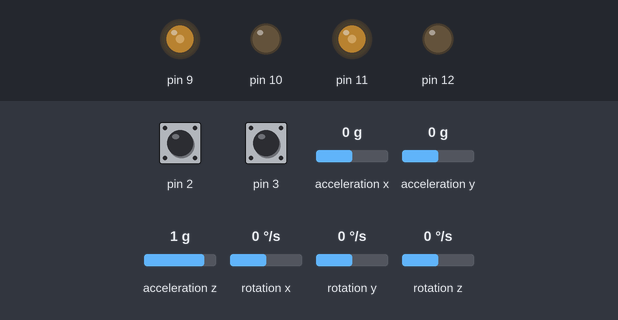
The sketch below on a simulated Arduino Uno, built with avr-gcc and run on an emulated ATmega328P. Parts: output pins drawn as LEDs (lit = HIGH). The inputs (shaded band) are chosen by the test bench; at power-on: rotation z 0 °/s, pin 2 HIGH, pin 3 HIGH, acceleration x 0 g, acceleration y 0 g, acceleration z 1 g, rotation x 0 °/s, rotation y 0 °/s. What the sketch prints to the serial monitor is not drawn.

Above: at 3.2 s.
3.3 s: rotation z set to -100 °/s
At 4.27 s:
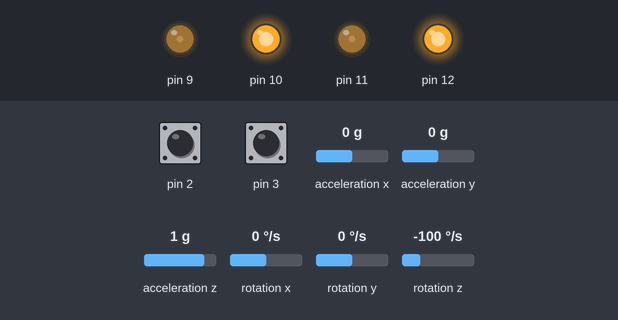
At 4.8 s:
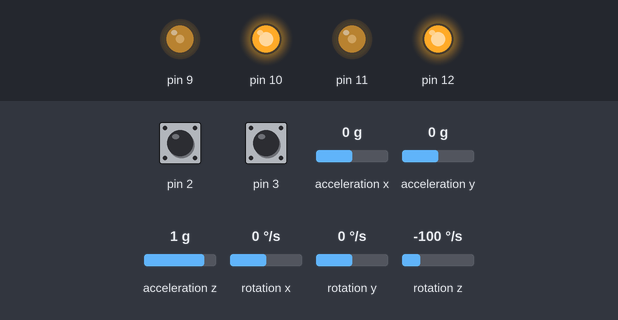
Timing chart, 0 to 6.3 s (numbered marks = the images above; inputs shaded):
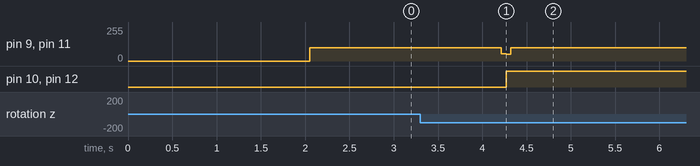

Measured:
- after the input at 3.3 s, pin 9, pin 11: 100/255 → 55/255 after 0.92 s, → 50/255 0.05 s later, → 100/255 0.05 s later; pin 10, pin 12: LOW → HIGH after 0.97 s

The sketch:

Turning.ino
```cpp
#include "DualEncoder.hpp"
#include "EncoderOdometry.hpp"
#include "IMUOdometry.hpp"
#include "Wire.h"
#include <MPU6050_light.h>
#include "Motor.hpp"
#include "PIDController.hpp"

#define MOT1PWM 11
#define MOT1DIR 12
mtrn3100::Motor motor(MOT1PWM,MOT1DIR);

#define MOT2PWM 9
#define MOT2DIR 10
mtrn3100::Motor motor2(MOT2PWM,MOT2DIR);

MPU6050 mpu(Wire);

#define EN_1_A 2 //These are the pins for the PCB encoder
#define EN_1_B 7 //These are the pins for the PCB encoder
#define EN_2_A 3 //These are the pins for the PCB encoder
#define EN_2_B 8 //These are the pins for the PCB encoder

mtrn3100::DualEncoder encoder(EN_1_A, EN_1_B,EN_2_A, EN_2_B);
mtrn3100::EncoderOdometry encoder_odometry(15,99); //TASK1 TODO: IDENTIFY THE WHEEL RADIUS AND AXLE LENGTH 90
mtrn3100::IMUOdometry IMU_odometry;
mtrn3100::PIDController controller(8,0.2,0);
mtrn3100::PIDController controller2(8,0.2,0);
mtrn3100::PIDController IMUController(20,1,0.5);


void setup() {
    Serial.begin(115200);
    Wire.begin();

    //Set up the IMU
    byte status = mpu.begin();
    Serial.print(F("MPU6050 status: "));
    Serial.println(status);
    while(status!=0){ } // stop everything if could not connect to MPU6050

    Serial.println(F("Calculating offsets, do not move MPU6050"));
    delay(1000);
    mpu.calcOffsets(true,true);
    Serial.println("Done!\n");
    controller.zeroAndSetTarget(encoder.getLeftRotation(), 0);
    controller2.zeroAndSetTarget(encoder.getRightRotation(), 0);
    IMUController.zeroAndSetTarget(mpu.getAngleZ(), -90);
}


void loop() {

    delay(50);

    mpu.update();
    IMU_odometry.update(mpu.getAccX(), mpu.getAccY(), mpu.getAngleZ());

    encoder_odometry.update(encoder.getLeftRotation(),encoder.getRightRotation());

    float current_angle= mpu.getAngleZ();
    float pwm_L = IMUController.compute(current_angle);
    if (pwm_L > 100) {
        pwm_L = 100;
    }
        if (pwm_L < -100) {
        pwm_L = -100;
    }
    motor.setPWM(-pwm_L);
    motor2.setPWM(-pwm_L);

    //if (encoder_odometry.AMF() == 1) {
       // delay(5000);
       // IMUController.zeroAndSetTarget(mpu.getAngleZ(), 0);
   // }


}
```

DualEncoder.hpp
```cpp
#pragma once

#include <Arduino.h>

namespace mtrn3100 {


class DualEncoder {
public:
    DualEncoder(uint8_t enc1, uint8_t enc2,uint8_t enc3, uint8_t enc4) : mot1_int(enc1), mot1_dir(enc2), mot2_int(enc3), mot2_dir(enc4) {
        instance = this;  // Store the instance pointer
        pinMode(mot1_int, INPUT_PULLUP);
        pinMode(mot1_dir, INPUT_PULLUP);
        pinMode(mot2_int, INPUT_PULLUP);
        pinMode(mot2_dir, INPUT_PULLUP);

        attachInterrupt(digitalPinToInterrupt(mot1_int), DualEncoder::readLeftEncoderISR, RISING);
        attachInterrupt(digitalPinToInterrupt(mot2_int), DualEncoder::readRightEncoderISR, RISING);
    }


    // Encoder function used to update the encoder
    void readLeftEncoder() {
        noInterrupts();
        direction = digitalRead(mot1_dir) ? 1 : -1;
        l_count += direction;
        interrupts();
    }

    void readRightEncoder() {
        noInterrupts();
        direction = digitalRead(mot2_dir) ? 1 : -1;
        r_count += direction;
        interrupts();
    }

    // Helper function which to convert encouder count to radians
    float getLeftRotation() {
        return (static_cast<float>(l_count) / counts_per_revolution ) * 2* PI;
    }

    float getRightRotation() {
        return (static_cast<float>(r_count) / counts_per_revolution ) * 2* PI;
    }

private:
    static void readLeftEncoderISR() {
        if (instance != nullptr) {
            instance->readLeftEncoder();
        }
    }

   static void readRightEncoderISR() {
        if (instance != nullptr) {
            instance->readRightEncoder();
        }
    }

public:
    const uint8_t mot1_int,mot1_dir,mot2_int,mot2_dir;
    volatile int8_t direction;
    float position = 0;
    uint16_t counts_per_revolution = 700;
    volatile long l_count = 0;
    volatile long r_count = 0;
    uint32_t prev_time;
    bool read = false;

private:
    static DualEncoder* instance;
};

DualEncoder* DualEncoder::instance = nullptr;

}  // namespace mtrn3100
```

EncoderOdometry.hpp
```cpp
#pragma once

#include <Arduino.h>

namespace mtrn3100 {
class EncoderOdometry {
public:
    EncoderOdometry(float radius, float wheelBase) : x(0), y(0), h(0), R(radius), B(wheelBase), lastLPos(0), lastRPos(0), delta_left_radians(0), delta_right_radians(0), index(0), setup(0) {
        for (int i = 0; i < 50; i++) {
            arrayL[i] = 0;
            arrayR[i] = 0;
        }
    }

    //TODO: COMPLETE THIS FUNCTION
    void update(float leftValue,float rightValue) {
        leftValue = leftValue;
        //TODO: Calculate the change in radians since the last update.
        delta_left_radians = leftValue - lastLPos; // MAKE SURE THE ENCODERS COUNT UP CORRECTLY IE. THEYARE NOT THE WRONG DIRECTION
        delta_right_radians = rightValue - lastRPos; // MAKE SURE THE ENCODERS COUNT UP CORRECTLY IE. THEY ARE NOT THE WRONG DIRECTION

        float delta_s = R / 2 * delta_left_radians + R / 2 * delta_right_radians;
        float delta_h = -(R / B * delta_left_radians) + R / B * delta_right_radians;

        //TODO: Calculate the foward kinematics
        x += delta_s * cos(h);
        y += delta_s * sin(h);
        h += delta_h;
        lastLPos = leftValue;
        lastRPos = rightValue;
        //Serial.print("Left: ");
        //Serial.print(leftValue);
        //Serial.print(" Right: ");

        //Serial.println(rightValue);
    }

    float getX() const { return x; }
    float getY() const { return y; }
    float getH() const { return h; }

    float AMF() {
        arrayL[index] = delta_left_radians;
        arrayR[index] = delta_right_radians;

        float avgL = 0;
        float avgR = 0;

        for (int j = 0; j < 50; j++) {
            avgL += arrayL[j];
            avgR += arrayR[j];
        }

        avgL = avgL / 10;
        avgR = avgR / 10;

        index++;
        if (index == 10) {
            index = 0;
        }

        setup++;

        if (avgL == 0 && avgR == 0 && setup > 200) {
            setup = 0;
            return 1;
        }
        return 0;
    }

private:
    float x, y, h;
    const float R, B;
    float lastLPos, lastRPos;
    float delta_left_radians, delta_right_radians;
    float arrayL[50];
    float arrayR[50];
    int index;
    int setup;
};

}
```

IMUOdometry.hpp
```cpp
#ifndef IMU_ODOMETRY_HPP
#define IMU_ODOMETRY_HPP

#include <Arduino.h>

namespace mtrn3100 {
    class IMUOdometry {
    public:
        IMUOdometry() : x(0), y(0), vx(0), vy(0), lastUpdateTime(millis()), angleZ(0) {}

        void update(float accel_x, float accel_y, float angle_z) {
            unsigned long currentTime = millis();
            float dt = (currentTime - lastUpdateTime);  // Convert to seconds
            lastUpdateTime = currentTime;

            // Integrate acceleration to get velocity
            vx += accel_x * dt/1000;
            vy += accel_y * dt/1000;

            // TODO: Integrate velocity to get position
            x += vx * dt/1000;
            y += vy * dt/1000;

            angleZ = angle_z;
        }

        float getX() const { return x; }
        float getY() const { return y; }
        float getAngleZ() const { return angleZ; }

    private:
        float x, y;
        float vx, vy;
        unsigned long lastUpdateTime;
        float angleZ;
    };
}

#endif // IMU_ODOMETRY_HPP
```

Motor.hpp
```cpp
#pragma once

#include <Arduino.h>

#include "math.h"

namespace mtrn3100 {


// The motor class is a simple interface designed to assist in motor control
// You may choose to impliment additional functionality in the future such as dual motor or speed control
class Motor {
public:
    Motor( uint8_t pwm_pin, uint8_t in2) :  pwm_pin(pwm_pin), dir_pin(in2) {
        // TODO: Set both pins as output
          pinMode(pwm_pin, OUTPUT);
          pinMode(dir_pin, OUTPUT);
    }


    // This function outputs the desired motor direction and the PWM signal.
    // NOTE: a pwm signal > 255 could cause troubles as such ensure that pwm is clamped between 0 - 255.

    void setPWM(int16_t pwm) {

      // TODO: Output digital direction pin based on if input signal is positive or negative.
      // TODO: Output PWM signal between 0 - 255.
        if (pwm > 255) {
            pwm = 255;
        }
        if (pwm < -255) {
            pwm = -255;
        }
        if (pwm < 0) {
            digitalWrite(dir_pin, HIGH);
        }
        else {
            digitalWrite(dir_pin, LOW);
        }
        analogWrite(pwm_pin, abs(pwm));
    }

private:
    const uint8_t pwm_pin;
    const uint8_t dir_pin;
};

}  // namespace mtrn3100
```

PIDController.hpp
```cpp
#pragma once

#include <math.h>

namespace mtrn3100 {

class PIDController {
public:
    PIDController(float kp, float ki, float kd) : kp(kp), ki(ki), kd(kd) {}

    // Compute the output signal required from the current/actual value.
    float compute(float input) {

        curr_time = micros();
        dt = static_cast<float>(curr_time - prev_time) / 1e6;
        prev_time = curr_time;

        error = setpoint - (input - zero_ref);

        integral = integral + error * dt;
        derivative = (error - prev_error) * dt;

        output = kp * error + ki * integral + kd * derivative;

        prev_error = error;

        return output;
    }

    // The error is the difference between the desired position and current position.
    void tune(float p, float i, float d) {
        kp = p;
        ki = i;
        kd = d;
    }

    // Function used to return the last calculated error.
    float getError() {
      return error;
    }

    // This must be called before trying to achieve a setpoint.
    // The first argument becomes the new zero reference point.
    // Target is the setpoint value.
    void zeroAndSetTarget(float zero, float target) {
        prev_time = micros();
        zero_ref = zero;
        setpoint = target;
    }

public:
    uint32_t prev_time, curr_time = micros();
    float dt;

private:
    float kp, ki, kd;
    float error, derivative, integral, output;
    float prev_error = 0;
    float setpoint = 0;
    float zero_ref = 0;


};

}  // namespace mtrn3100
```
